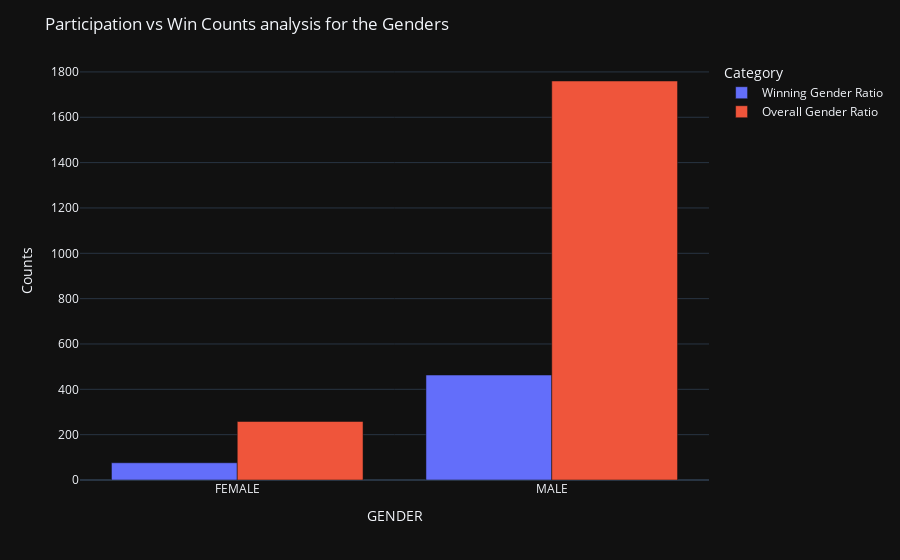

Notebook cell for this chart:
### Markdown cell above
# What is the Gender Ratio of the Contestants? Also the Gender Ratio of the Winners?

### Code cell
vote_gndr=vote[vote['PARTY']!='NOTA']
gndr_overall=vote_gndr.groupby('GENDER').apply(lambda x:x['NAME'].count()).reset_index(name='Counts')
gndr_overall['Category']='Overall Gender Ratio'
winners=vote_gndr[vote_gndr['WINNER']==1]
gndr_winner=winners.groupby('GENDER').apply(lambda x:x['NAME'].count()).reset_index(name='Counts')
gndr_winner['Category']='Winning Gender Ratio'
gndr_overl_win=pd.concat([gndr_winner,gndr_overall])
fig = px.bar(gndr_overl_win, x='GENDER', y='Counts',
             color='Category', barmode='group')
fig.update_layout(title_text='Participation vs Win Counts analysis for the Genders',template='plotly_dark')
fig.show()

### Figure 1 — Plotly figure (JSON) as saved in the notebook; plotly's stock layout.template omitted (floating-point values rounded to 4 significant figures)
{"data": [{"alignmentgroup": "True", "hovertemplate": "Category=Winning Gender Ratio<br>GENDER=%{x}<br>Counts=%{y}<extra></extra>", "legendgroup": "Winning Gender Ratio", "marker": {"color": "#636efa"}, "name": "Winning Gender Ratio", "offsetgroup": "Winning Gender Ratio", "orientation": "v", "showlegend": true, "textposition": "auto", "type": "bar", "x": ["FEMALE", "MALE"], "xaxis": "x", "y": [76, 463], "yaxis": "y"}, {"alignmentgroup": "True", "hovertemplate": "Category=Overall Gender Ratio<br>GENDER=%{x}<br>Counts=%{y}<extra></extra>", "legendgroup": "Overall Gender Ratio", "marker": {"color": "#EF553B"}, "name": "Overall Gender Ratio", "offsetgroup": "Overall Gender Ratio", "orientation": "v", "showlegend": true, "textposition": "auto", "type": "bar", "x": ["FEMALE", "MALE"], "xaxis": "x", "y": [258, 1760], "yaxis": "y"}], "layout": {"barmode": "group", "legend": {"title": {"text": "Category"}, "tracegroupgap": 0}, "margin": {"t": 60}, "title": {"text": "Participation vs Win Counts analysis for the Genders"}, "xaxis": {"anchor": "y", "domain": [0.0, 1.0], "title": {"text": "GENDER"}}, "yaxis": {"anchor": "x", "domain": [0.0, 1.0], "title": {"text": "Counts"}}}}
